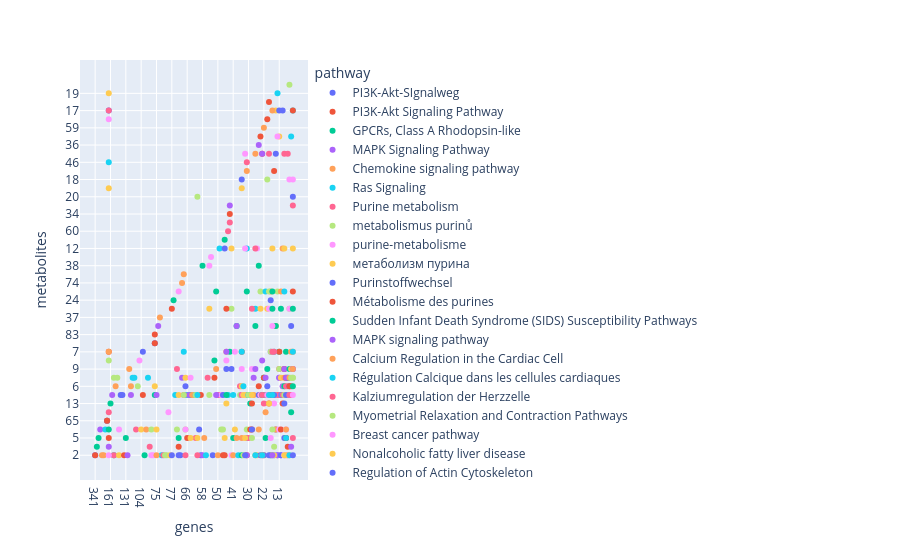

Notebook source saved alongside this figure:
### Code cell
fig = px.scatter(table, x="genes", y="metabolites", color="pathway")
fig.show()
